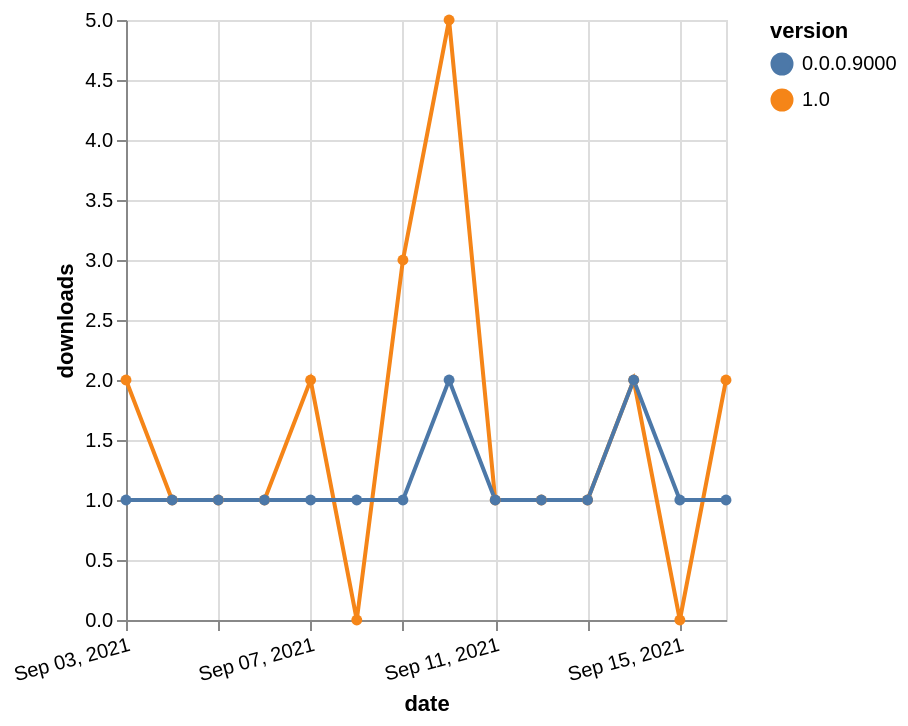

Describe this chart as a Vega-Lite specification.
### Vega-Lite specification from a JSON file in a GitHub repository (floating-point values rounded to 4 significant figures)
{"$schema": "https://vega.github.io/schema/vega-lite/v5.json", "description": "A simple bar chart with embedded data.", "data": {"values": [{"date": "2021-09-03", "total": 391, "delta": 2, "version": "1.0"}, {"date": "2021-09-04", "total": 392, "delta": 1, "version": "1.0"}, {"date": "2021-09-05", "total": 393, "delta": 1, "version": "1.0"}, {"date": "2021-09-06", "total": 394, "delta": 1, "version": "1.0"}, {"date": "2021-09-07", "total": 396, "delta": 2, "version": "1.0"}, {"date": "2021-09-08", "total": 396, "delta": 0, "version": "1.0"}, {"date": "2021-09-09", "total": 399, "delta": 3, "version": "1.0"}, {"date": "2021-09-10", "total": 404, "delta": 5, "version": "1.0"}, {"date": "2021-09-11", "total": 405, "delta": 1, "version": "1.0"}, {"date": "2021-09-12", "total": 406, "delta": 1, "version": "1.0"}, {"date": "2021-09-13", "total": 407, "delta": 1, "version": "1.0"}, {"date": "2021-09-14", "total": 409, "delta": 2, "version": "1.0"}, {"date": "2021-09-15", "total": 409, "delta": 0, "version": "1.0"}, {"date": "2021-09-16", "total": 411, "delta": 2, "version": "1.0"}, {"date": "2021-09-03", "total": 242, "delta": 1, "version": "0.0.0.9000"}, {"date": "2021-09-04", "total": 243, "delta": 1, "version": "0.0.0.9000"}, {"date": "2021-09-05", "total": 244, "delta": 1, "version": "0.0.0.9000"}, {"date": "2021-09-06", "total": 245, "delta": 1, "version": "0.0.0.9000"}, {"date": "2021-09-07", "total": 246, "delta": 1, "version": "0.0.0.9000"}, {"date": "2021-09-08", "total": 247, "delta": 1, "version": "0.0.0.9000"}, {"date": "2021-09-09", "total": 248, "delta": 1, "version": "0.0.0.9000"}, {"date": "2021-09-10", "total": 250, "delta": 2, "version": "0.0.0.9000"}, {"date": "2021-09-11", "total": 251, "delta": 1, "version": "0.0.0.9000"}, {"date": "2021-09-12", "total": 252, "delta": 1, "version": "0.0.0.9000"}, {"date": "2021-09-13", "total": 253, "delta": 1, "version": "0.0.0.9000"}, {"date": "2021-09-14", "total": 255, "delta": 2, "version": "0.0.0.9000"}, {"date": "2021-09-15", "total": 256, "delta": 1, "version": "0.0.0.9000"}, {"date": "2021-09-16", "total": 257, "delta": 1, "version": "0.0.0.9000"}]}, "width": "container", "mark": {"type": "line", "point": {"filled": true}}, "encoding": {"x": {"field": "date", "type": "temporal", "timeUnit": "yearmonthdate", "title": "date", "axis": {"labelAngle": -15}}, "y": {"field": "delta", "type": "quantitative", "title": "downloads"}, "color": {"field": "version", "type": "nominal"}, "tooltip": {"field": "delta"}}}
